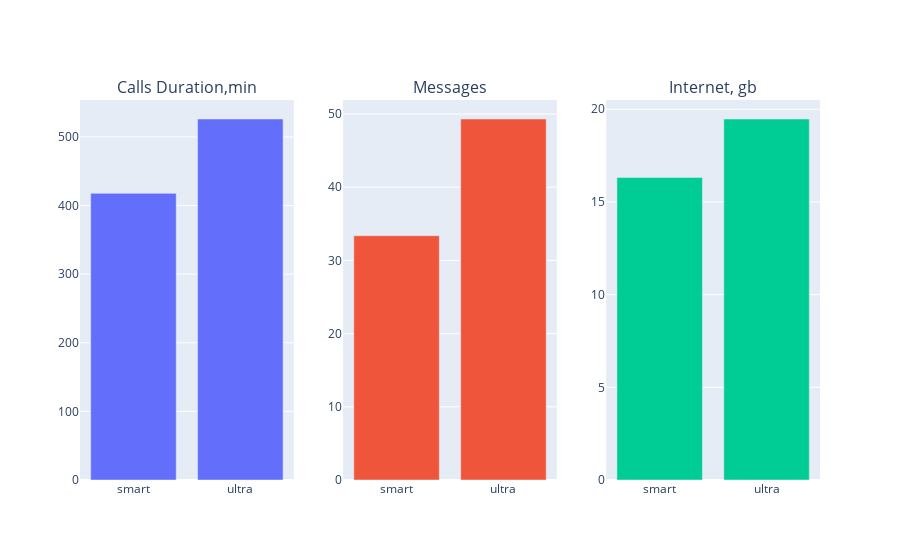

Write notebook code for a chart like this one.
### Markdown cell above
Построим диаграммы значений потребяемого пользователями в месяц траффика, количества сообщений и длительности звонков.

### Code cell
smart_monthly = final_report.loc[final_report['tariff'] == 'smart']
ultra_monthly = final_report.loc[final_report['tariff'] == 'ultra']
smart_dur_mean = smart_monthly['duration, m'].mean()
ultra_dur_mean = ultra_monthly['duration, m'].mean()
smart_mes_mean = smart_monthly['messages'].mean()
ultra_mes_mean = ultra_monthly['messages'].mean()
smart_inet_mean = smart_monthly['internet, gb'].mean()
ultra_inet_mean = ultra_monthly['internet, gb'].mean()
tariff=['smart','ultra']
fig = make_subplots(rows=1,cols=3, subplot_titles=('Calls Duration,min','Messages',"Internet, gb"))
fig.add_bar(x=tariff, y=[smart_dur_mean,ultra_dur_mean], row=1, col=1)
fig.add_bar(x=tariff, y=[smart_mes_mean,ultra_mes_mean], row=1, col=2)
fig.add_bar(x=tariff, y=[smart_inet_mean,ultra_inet_mean], row=1, col=3)
fig.update_layout(showlegend=False)
fig.show()

### Figure 1 — Plotly figure (JSON) as saved in the notebook; plotly's stock layout.template omitted (floating-point values rounded to 4 significant figures)
{"data": [{"type": "bar", "x": ["smart", "ultra"], "xaxis": "x", "y": [417.7, 526.1], "yaxis": "y"}, {"type": "bar", "x": ["smart", "ultra"], "xaxis": "x2", "y": [33.37, 49.31], "yaxis": "y2"}, {"type": "bar", "x": ["smart", "ultra"], "xaxis": "x3", "y": [16.32, 19.47], "yaxis": "y3"}], "layout": {"annotations": [{"font": {"size": 16}, "showarrow": false, "text": "Calls Duration,min", "x": 0.1444, "xanchor": "center", "xref": "paper", "y": 1, "yanchor": "bottom", "yref": "paper"}, {"font": {"size": 16}, "showarrow": false, "text": "Messages", "x": 0.5, "xanchor": "center", "xref": "paper", "y": 1, "yanchor": "bottom", "yref": "paper"}, {"font": {"size": 16}, "showarrow": false, "text": "Internet, gb", "x": 0.8556, "xanchor": "center", "xref": "paper", "y": 1, "yanchor": "bottom", "yref": "paper"}], "showlegend": false, "xaxis": {"anchor": "y", "domain": [0, 0.2889]}, "xaxis2": {"anchor": "y2", "domain": [0.3556, 0.6444]}, "xaxis3": {"anchor": "y3", "domain": [0.7111, 1]}, "yaxis": {"anchor": "x", "domain": [0, 1]}, "yaxis2": {"anchor": "x2", "domain": [0, 1]}, "yaxis3": {"anchor": "x3", "domain": [0, 1]}}}
